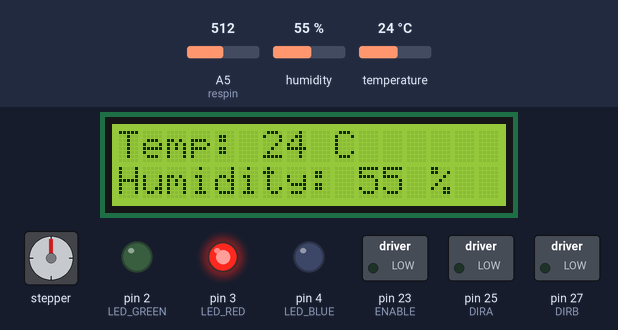
This sketch was run on a simulated Arduino Mega 2560, built with avr-gcc and run on an emulated ATmega2560. Parts: stepper motor, 16×2 character LCD, switched loads named in the sketch (green lamp = pin HIGH), output pins drawn as LEDs (lit = HIGH). Wiring (inferred from the names in the program): stepper motor (2048 steps per turn assumed): coils pin 47, pin 49, pin 51, pin 53. The test bench sets the inputs (shaded band); at power-on: A5 (respin) = 512, humidity 55 %, temperature 24 °C. The local clock reads 2024-03-15 10:24:30 at power-on unless the sketch sets it; pins used as bus, display or sensor lines are not drawn; what the sketch prints to the serial monitor is not drawn.

Above: at 1.2 s.
1.3 s: A5 (respin) set to 257
4.0 s: A5 (respin) set to 235
At 4.9 s:
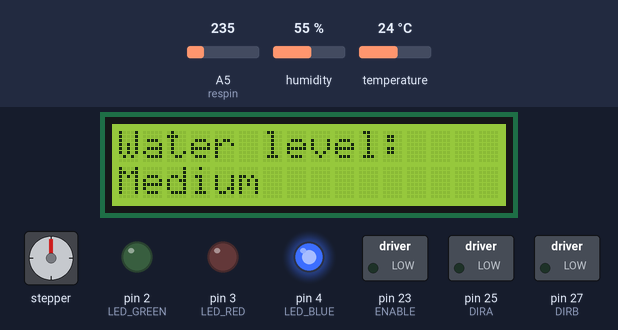
7.2 s: A5 (respin) set to 110
At 11.0 s:
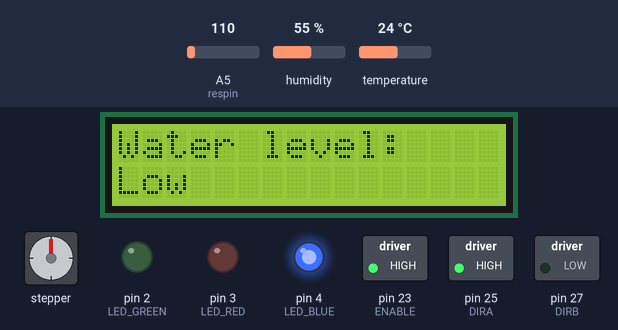
11.4 s: A5 (respin) set to 89
14.1 s: humidity set to 22 %
At 18.1 s:
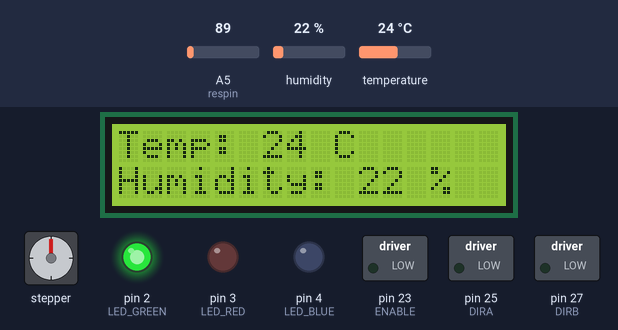
18.8 s: temperature set to 12 °C
At 19.9 s:
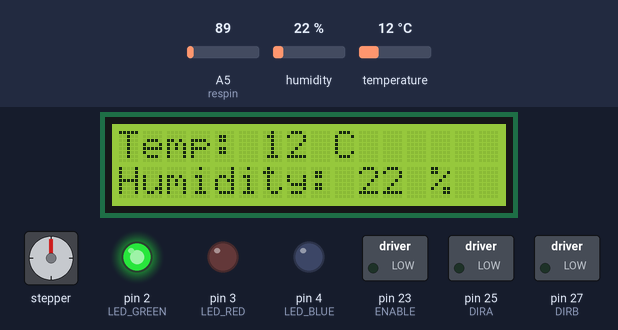
Timing chart, 0 to 21.8 s (numbered marks = the images above; inputs shaded):
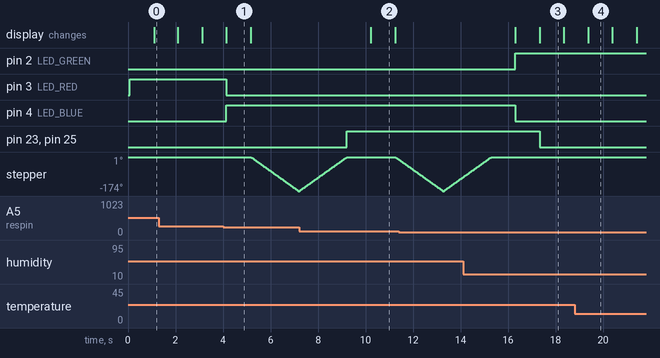

The sketch:

finalProject.ino
```cpp
//Vincent Luong and Yuhan Tang

#include <SimpleDHT.h>
#include <LiquidCrystal.h>
#include <Wire.h>
#include <RTClib.h>   // Include RTC library for DS1307

#define START_BUTTON 37

#define LED_YELLOW 1
#define LED_GREEN 2
#define LED_RED 3
#define LED_BLUE 4

#define STEPPER_PIN_1 47
#define STEPPER_PIN_2 49
#define STEPPER_PIN_3 51
#define STEPPER_PIN_4 53
int step_number = 0;

// water level sensor
// int resval;
int respin = A5;

// fan and motor
#define ENABLE 23
#define DIRA 25
#define DIRB 27
int i;

// temperture sensor
int pinDHT11 = 5;
SimpleDHT11 dht11;
// lcd
LiquidCrystal lcd(12, 11, 9, 8, 7, 6); // RS EN D4 D5 D6 D7

RTC_DS1307 rtc;

bool fanSwitch;
bool isWaterLevelHigh;
bool isTempertureHigh;

volatile bool isDisabled = true; // Tracks the current mode

// void fanOnOff(bool onoff);
// bool tempertureHighLow();
// bool waterLevel();

void setup() {
  // put your setup code here, to run once:
  Serial.begin(9600);
  if (!rtc.begin()) {
    Serial.println("Couldn't find RTC");
    while (1);
  }

  if (!rtc.isrunning()) {
    Serial.println("RTC is not running, setting time...");
    rtc.adjust(DateTime(F(__DATE__), F(__TIME__))); // Set the initial time and date to compile time
  }

  lcd.begin(16, 2);
  pinMode(ENABLE, OUTPUT);
  pinMode(DIRA, OUTPUT);
  pinMode(DIRB, OUTPUT);

  pinMode(STEPPER_PIN_1, OUTPUT);
  pinMode(STEPPER_PIN_2, OUTPUT);
  pinMode(STEPPER_PIN_3, OUTPUT);
  pinMode(STEPPER_PIN_4, OUTPUT);

  pinMode(LED_YELLOW, OUTPUT);
  pinMode(LED_BLUE, OUTPUT);
  pinMode(LED_RED, OUTPUT);
  pinMode(LED_GREEN, OUTPUT);

  Wire.begin(); // Join i2c bus

  pinMode(START_BUTTON, INPUT_PULLUP); // Set up the Start button with pull-up resistor
  attachInterrupt(digitalPinToInterrupt(START_BUTTON), toggleMode, FALLING); // Attach ISR
  digitalWrite(LED_YELLOW, HIGH); // Turn YELLOW LED on initially (DISABLED mode)
}

void loop() {
  // put your main code here, to run repeatedly:
  // if (isDisabled) {
  //   digitalWrite(LED_YELLOW, HIGH); // Keep the YELLOW LED ON
  //   digitalWrite(LED_GREEN, LOW);
  //   digitalWrite(LED_RED, LOW);
  //   digitalWrite(LED_BLUE, LOW);
  //   // Skip monitoring
  //   return;
  // }

  recordTime();
  isWaterLevelHigh = waterLevel();
  delay(1000);
  isTempertureHigh = tempertureHighLow();
  if(isWaterLevelHigh && tempertureHighLow){
    for(int a = 0; a < 1000; a++){
      OneStep(false);
      delay(2);
    }
    for(int a = 0; a < 1000; a++){
      OneStep(true);
      delay(2);
    }
    fanSwitch = true;
  }
  else{
    fanSwitch = false;
  }
  fanOnOff(fanSwitch);


  // DS1307_display(); // Display time & calendar
  delay(1000); // Update once every second


}
void stepperMotorOn(){
  for(int a = 0; a < 1000; a++){
    OneStep(false);
    delay(2);
  }
  for(int a = 0; a < 1000; a++){
    OneStep(true);
    delay(2);
  }
}

void OneStep(bool dir){
  if(dir){
    switch(step_number){
      case 0:
        digitalWrite(STEPPER_PIN_1, HIGH);
        digitalWrite(STEPPER_PIN_2, LOW);
        digitalWrite(STEPPER_PIN_3, LOW);
        digitalWrite(STEPPER_PIN_4, LOW);
        break;
      case 1:
        digitalWrite(STEPPER_PIN_1, LOW);
        digitalWrite(STEPPER_PIN_2, HIGH);
        digitalWrite(STEPPER_PIN_3, LOW);
        digitalWrite(STEPPER_PIN_4, LOW);
        break;
      case 2:
        digitalWrite(STEPPER_PIN_1, LOW);
        digitalWrite(STEPPER_PIN_2, LOW);
        digitalWrite(STEPPER_PIN_3, HIGH);
        digitalWrite(STEPPER_PIN_4, LOW);
        break;
      case 3:
        digitalWrite(STEPPER_PIN_1, LOW);
        digitalWrite(STEPPER_PIN_2, LOW);
        digitalWrite(STEPPER_PIN_3, LOW);
        digitalWrite(STEPPER_PIN_4, HIGH);
        break;
    }
  }
  else{
    switch(step_number){
      case 0:
        digitalWrite(STEPPER_PIN_1, LOW);
        digitalWrite(STEPPER_PIN_2, LOW);
        digitalWrite(STEPPER_PIN_3, LOW);
        digitalWrite(STEPPER_PIN_4, HIGH);
        break;
      case 1:
        digitalWrite(STEPPER_PIN_1, LOW);
        digitalWrite(STEPPER_PIN_2, LOW);
        digitalWrite(STEPPER_PIN_3, HIGH);
        digitalWrite(STEPPER_PIN_4, LOW);
        break;
      case 2:
        digitalWrite(STEPPER_PIN_1, LOW);
        digitalWrite(STEPPER_PIN_2, HIGH);
        digitalWrite(STEPPER_PIN_3, LOW);
        digitalWrite(STEPPER_PIN_4, LOW);
        break;
      case 3:
        digitalWrite(STEPPER_PIN_1, HIGH);
        digitalWrite(STEPPER_PIN_2, LOW);
        digitalWrite(STEPPER_PIN_3, LOW);
        digitalWrite(STEPPER_PIN_4, LOW);
        break;
    }
  }
  step_number++;
  if(step_number > 3){
    step_number = 0;
  }
}

bool waterLevel(){
  int resval;
  bool levelHighLow;
  resval = analogRead(respin);
  Serial.println(resval);
  if(resval <= 100){
    lcd.clear();
    lcd.setCursor(0, 0);
    lcd.print("Water level:");
    lcd.setCursor(0, 1);
    lcd.print("Empty");
    digitalWrite(LED_YELLOW, LOW);
    digitalWrite(LED_GREEN, HIGH);
    digitalWrite(LED_RED, LOW);
    digitalWrite(LED_BLUE, LOW);
    levelHighLow = false;
    return levelHighLow;
  }
  else if(resval > 100 && resval <= 150){
    lcd.clear();
    lcd.setCursor(0, 0);
    lcd.print("Water level:");
    lcd.setCursor(0, 1);
    lcd.print("Low");
    digitalWrite(LED_YELLOW, LOW);
    digitalWrite(LED_GREEN, LOW);
    digitalWrite(LED_RED, LOW);
    digitalWrite(LED_BLUE, HIGH);
    levelHighLow = true;
    return levelHighLow;
  }
  else if(resval > 150 && resval <= 250){
    lcd.clear();
    lcd.setCursor(0, 0);
    lcd.print("Water level:");
    lcd.setCursor(0, 1);
    lcd.print("Medium");
    digitalWrite(LED_YELLOW, LOW);
    digitalWrite(LED_GREEN, LOW);
    digitalWrite(LED_RED, LOW);
    digitalWrite(LED_BLUE, HIGH);
    levelHighLow = true;
    return levelHighLow;
  }
  else if(resval > 250){
    lcd.clear();
    lcd.setCursor(0, 0);
    lcd.print("ERROR!!");
    // lcd.print("Water level:");
    // lcd.setCursor(0, 1);
    // lcd.print("High");
    // levelHighLow = true;
    // return levelHighLow;
    digitalWrite(LED_YELLOW, LOW);
    digitalWrite(LED_GREEN, LOW);
    digitalWrite(LED_RED, HIGH);
    digitalWrite(LED_BLUE, LOW);
    levelHighLow = false;
    return levelHighLow;
  }
}

bool tempertureHighLow(){
  byte temperture = 0;
  byte humidity = 0;
  byte data[40] = {0};
  if(dht11.read(pinDHT11, &temperture, &humidity, data)){
    Serial.print("Read DHT11 failed");
    return;
  }
  // Serial.print((int)humidity); Serial.print(" %\n");
  lcd.clear();
  lcd.setCursor(0, 0);
  lcd.print("Temp: ");
  lcd.print((int)temperture);
  lcd.print(" C");

  lcd.setCursor(0, 1);
  lcd.print("Humidity: ");
  lcd.print((int)humidity);
  lcd.print(" %");
  bool highLow;
  if((int)temperture <= 18){
    highLow = false;
    return highLow;
  }
  else{
    highLow = true;
    return highLow;
  }
}

void fanOnOff(bool onoff){
  if(onoff){
    //delay(1000);
    //stepperMotorOn();
    digitalWrite(ENABLE, HIGH);
    digitalWrite(DIRA, HIGH);
    digitalWrite(DIRB, LOW);
  }
  else{
    //delay(1000);
    digitalWrite(DIRA, LOW);
    digitalWrite(DIRB, LOW);
    digitalWrite(ENABLE, LOW);
  }
}

// void DS1307_display() {
// Wire.beginTransmission(0x68); // Start I2C protocol with DS1307 address
// Wire.write(0); // Send register address
// Wire.endTransmission(false); // I2C restart
// Wire.requestFrom(0x68, 7); // Request 7 bytes from DS1307 and release I2C bus at end of reading
// byte second = Wire.read(); // Read seconds from register 0
// byte minute = Wire.read(); // Read minutes from register 1
// byte hour = Wire.read(); // Read hour from register 2
// Wire.read(); // Read day from register 3 (not used)
// byte date = Wire.read(); // Read date from register 4
// byte month = Wire.read(); // Read month from register 5
// byte year = Wire.read(); // Read year from register 6
// // Convert BCD to decimal
// second = (second >> 4) * 10 + (second & 0x0F);
// minute = (minute >> 4) * 10 + (minute & 0x0F);
// hour = (hour >> 4) * 10 + (hour & 0x0F);
// date = (date >> 4) * 10 + (date & 0x0F);
// month = (month >> 4) * 10 + (month & 0x0F);
// year = (year >> 4) * 10 + (year & 0x0F);
// // Create time and date strings
// char Time[11]; // "HH:MM:SS\0"
// sprintf(Time, "%02d:%02d:%02d", hour, minute, second);
// char Calendar[13]; // "DD/MM/YYYY\0"
// sprintf(Calendar, "%02d/%02d/20%02d", date, month, year);
// // Display time and date
// lcd.setCursor(0, 0);
// lcd.print(Time); // Display time
// // Serial.println(Time);
// lcd.setCursor(0, 1);
// lcd.print(Calendar); // Display date
// // Serial.println(Calendar);
// }

void recordTime() {
  // Get the current time from RTC
  DateTime now = rtc.now();

  // Print the current date and time
  Serial.print("Time: ");
  Serial.print(now.hour());
  printDigits(now.minute());
  printDigits(now.second());
  Serial.print(" ");
  Serial.print(now.day());
  Serial.print("/");
  Serial.print(now.month());
  Serial.print("/");
  Serial.println(now.year());
}

void printDigits(int digits) {
  // Utility function to print leading 0
  if (digits < 10) {
    Serial.print('0');
  }
  Serial.print(digits);
}

void toggleMode() {
  isDisabled = !isDisabled; // Toggle the mode
}
```

Measured:
- the behaviour switches between 251 and 250 on A5 (respin) (found by bisection; images 0 and 1)
- after the input at 4.0 s, pin 3 (LED_RED): HIGH → LOW after 0.14 s; pin 4 (LED_BLUE): LOW → HIGH after 0.14 s; stepper: keeps turning counter-clockwise at about 88°/s, starting after 1.2 s; the display: changes after 0.14 s (image 1)
- after the input at 7.2 s, the display: changes after 3.0 s (image 2)
- after the input at 14.1 s, the display: first differs from a run without the input after 3.2 s (image 3)
- after the input at 18.8 s, the display: changes after 0.56 s (image 4)
- what the display in image 1 shows lasts 1.1 s, from 4.1 s to 5.2 s
